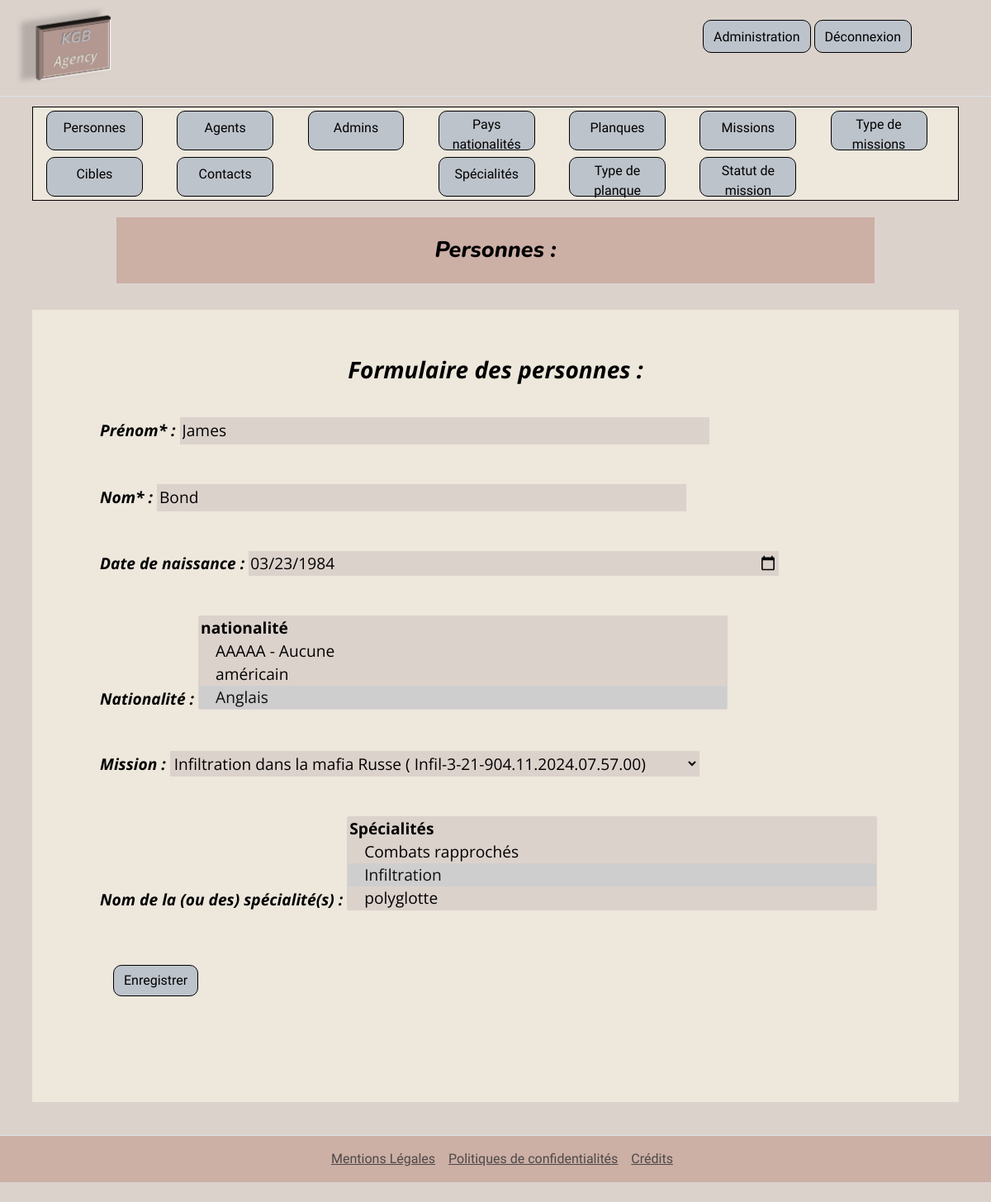
The app's page /index.php?controller=back&action=Person&todo=edit&roleRadio=roleAgent&id=0d552303-e2b4-11ee-a93d-f854f615a071 (signed in) with its own data.
### tables this page shows
CREATE TABLE IF NOT EXISTS `persons` (
  `id` char(36) NOT NULL,
  `first_name` varchar(50) NOT NULL,
  `last_name` varchar(50) NOT NULL,
  `birthdate` date DEFAULT NULL,
  PRIMARY KEY (`id`)
);

CREATE TABLE IF NOT EXISTS `agents` (
  `id_agent` char(36) NOT NULL,
  `identify_code` varchar(60) NOT NULL,
  `id_mission` int(11) DEFAULT NULL,
  PRIMARY KEY (`id_agent`),
  KEY `id_mission` (`id_mission`)
);

CREATE TABLE IF NOT EXISTS `missions` (
  `id` int(11) NOT NULL AUTO_INCREMENT,
  `title` varchar(50) NOT NULL,
  `description` text DEFAULT NULL,
  `code_name` varchar(60) NOT NULL,
  `begin_date` date DEFAULT NULL,
  `end_date` date DEFAULT NULL,
  `id_country` int(11) NOT NULL,
  `id_status` int(11) NOT NULL,
  `id_typeMission` int(11) NOT NULL,
  `id_speciality` int(11) NOT NULL,
  PRIMARY KEY (`id`),
  KEY `id_country` (`id_country`),
  KEY `id_status` (`id_status`),
  KEY `id_typeMission` (`id_typeMission`),
  KEY `id_speciality` (`id_speciality`)
);

### templates/partials/Person/Form.php (the view, shortened to what the rows shown need)
<?php
$countryRepository = new CountryRepository();
$nationalities = $countryRepository->findAllNationalities();
$missionRepository = new MissionRepository();
$missions = $missionRepository->findAllMissions();
$specialityRepository = new SpecialityRepository();
$specialities= $specialityRepository->findAllSpecialitys();
if (isset($_POST['Person'])){
    $roleRadio=$_POST['roleRadio'];
} else {
    $roleRadio = $_GET['roleRadio'];
}
$idmission = null;
$IdpersonCountrys = null;
if(key_exists('id',$_GET)){
    if (isset($_GET['id'])){
        $idPerson = $_GET['id'];
        $personRepository = new PersonRepository();
        $person = $personRepository->findOnePersonById($idPerson);
        $IdpersonCountrys = $personRepository->findAllIdCountryByIdPerson($idPerson);
        $agentRepository = new AgentRepository();
        $agentDB = $agentRepository->findOneAgentById($idPerson);
        if ($agentDB){
            $roleRadio = 'roleAgent';
            $idmission = $agentDB->getIdMission();
            $IdpersonSpecialitys = $agentRepository->findAllIdSpecialityByIdPerson($idPerson);
        }
    }
}else {
    $person = null;
}
?>
<div class="row d-flex justify-content-center ">
    <div class="col-9 m-3 p-3 d-flex align-items-center justify-content-center pageTitle">
        <h1 class="d-flex justify-content-center m-2"> Personnes :</h1>
    </div>
    <div class="col-11 m-3 p-3 d-flex justify-content-center align-items-center formCategory" >
            <div class="row m-3 p-3 d-flex align-items-center justify-content-center">
                <h1 class="d-flex justify-content-center m-2 attributName formCategory fs-3"> Formulaire des personnes : </h1>
                <div class="row d-flex justify-content-start my-3 ms-2 me-1">
                    <form action="<?php
                        if ($_GET['todo']=='create') {
                            echo('/index.php?controller=back&action=Person&todo=create&roleRadio='.$roleRadio);
                        } else {
                            echo('/index.php?controller=back&action=Person&roleRadio='.$roleRadio.'&todo=edit&id='.$_GET['id']);
                        } ?>" method="POST">
                        <div class="mt-3 mb-5 mx-2">
                            <label for="firstName" class=" col-4 d-inline attributName"> Prénom* :</label>
                            <input type="text" class="col-8 d-inline attribueValue formInput" id="firstName" name="firstName" required
                            <?php if (isset($_POST['Person']) && !empty($_POST['firstName'])){
                                echo('value="'.trim(htmlspecialchars($_POST['firstName'])).'"');
                            } elseif (!is_null($person)) {echo('value="'.trim(htmlspecialchars($person->getFirstName())).'"');} ?> >
                        </div>
                        <div class="mt-3 mb-5 mx-2">
                            <label for="lastName" class=" col-4 d-inline attributName"> Nom* :</label>
                            <input type="text" class="col-8 d-inline attribueValue formInput" id="lastName" name="lastName" required
                            <?php if (isset($_POST['Person']) && !empty($_POST['lastName'])){
                                echo('value="'.trim(htmlspecialchars($_POST['lastName'])).'"');
                            } elseif (!is_null($person)) {echo('value="'.trim(htmlspecialchars($person->getLastName())).'"');} ?> >
                        </div>
                        <div class="mt-3 mb-5 mx-2">
                            <label for="birthdate" class=" col-4 d-inline attributName"> Date de naissance :</label>
                            <input type="date" class="col-8 d-inline attribueValue formInput" id="birthdate" name="birthdate"
                            <?php if (isset($_POST['Person']) && !empty($_POST['birthdate'])){
                                echo('value="'.trim(htmlspecialchars($_POST['birthdate'])).'"');
                            } elseif (!is_null($person) && !is_null($person->getBirthdate())) {echo('value="'.date_format($person->getBirthdate(), 'Y-m-d').'"');} ?> >
                        </div>
                        <div class="mt-3 mb-5 mx-2">
                            <label for="nationality" class=" col-4 d-inline attributName"> Nationalité :</label>
                            <select multiple="multiple" name="nationality[]" id="nationality" class="col-8 d-inline attribueValue formInput" >
                                <optgroup label="nationalité">
                                    <?php foreach ($nationalities as $nationality) { ?>
                                        <option value="<?php echo($nationality['id']);?>"
                                        <?php
                                        if (is_null($person) && !$IdpersonCountrys && !isset($_POST['Person']) && $nationality['nationality']==='AAAAA - Aucune '){ ?> selected
                                        <?php } elseif (!is_null($person) && $IdpersonCountrys && in_array($nationality['id'],$IdpersonCountrys)){ ?> selected
                                        <?php } elseif (isset($_POST['Person']) && !empty($_POST['nationality']) && in_array($nationality['id'],$_POST['nationality'])) { ?> selected
                                        <?php } ?> ><?php echo(htmlspecialchars($nationality['nationality']));?> </option>
                                    <?php } ?>
                                </optgroup>
                            </select>
                        </div>
                        <div id="formNoAdmin" class="<?php if (!($roleRadio == 'roleAdmin')) { echo('d-block'); } else { echo('d-none'); } ?>">
                            <div class="mt-3 mb-5 mx-2">
                                <label for="mission" class="col-4 d-inline attributName"> Mission :</label>
                                <select name="mission" id="mission" class="col-8 d-inline attribueValue formInput" >
                                    <optgroup label="mission">
                                        <?php foreach ($missions as $mission) { ?>
                                            <option value="<?php echo($mission['id']); ?>"
                                            <?php
                                                if (isset($_POST['Person']) && !(empty($_POST['mission'])) && ($mission['id'] == $_POST['mission']) ){ ?>
                                                selected
                                            <?php } elseif (!(is_null($person)) && !(is_null($idmission)) && ($mission['id'] == $idmission)){ ?> selected
                                            <?php } ?>><?php echo(htmlspecialchars($mission['title'].' ( '.$mission['code_name'].')'));?> </option>
                                        <?php }  ?>
                                    </optgroup>
                                </select>
                            </div>
                        </div>
                        <div id="formAgent" class="<?php if ($roleRadio == 'roleAgent') { echo("d-block"); } else { echo("d-none"); } ?>">
                            <div class="mt-3 mb-5 mx-2">
                                <label for="specialityNames" class=" col-4 d-inline attributName"> Nom de la (ou des) spécialité(s) :</label>
                                <select multiple="multiple" name="specialityNames[]" id="specialityNames" class="col-8 d-inline attribueValue formInput" >
                                    <optgroup label="Spécialités">
                                        <?php foreach ($specialities as $speciality) { ?>
                                            <option value="<?php echo($speciality['id']);?>"
                                            <?php
                                                if (!is_null($person) && $IdpersonSpecialitys && in_array($speciality['id'],$IdpersonSpecialitys)){ ?> selected
                                                <?php } elseif (isset($_POST['Person']) && !empty($_POST['specialityNames']) && in_array($speciality['id'],$_POST['specialityNames'])) { ?> selected
                                        <?php } ?> ><?php echo(htmlspecialchars($speciality['name']));?> </option>
                                        <?php } ?>
                                    </optgroup>
                                </select>
                            </div>
                        </div>
                        <div class="mt-3 mb-5 mx-2">
                            <input type="submit" name="Person" class="m-3 btn btn-primary" value="Enregistrer">
                        </div>
                    </form>
                </div>
            </div>
    </div>
</div>

### records on screen
persons: firstName "James", lastName "Bond"
agents: mission "Infiltration dans la mafia Russe ( Infil-3-21-904.11.2024.07.57.00)"

### other values on screen
form field value "AAAAA - Aucune / américain / Anglais ☑"
form field value "Combats rapprochés / Infiltration ☑ / polyglotte"
